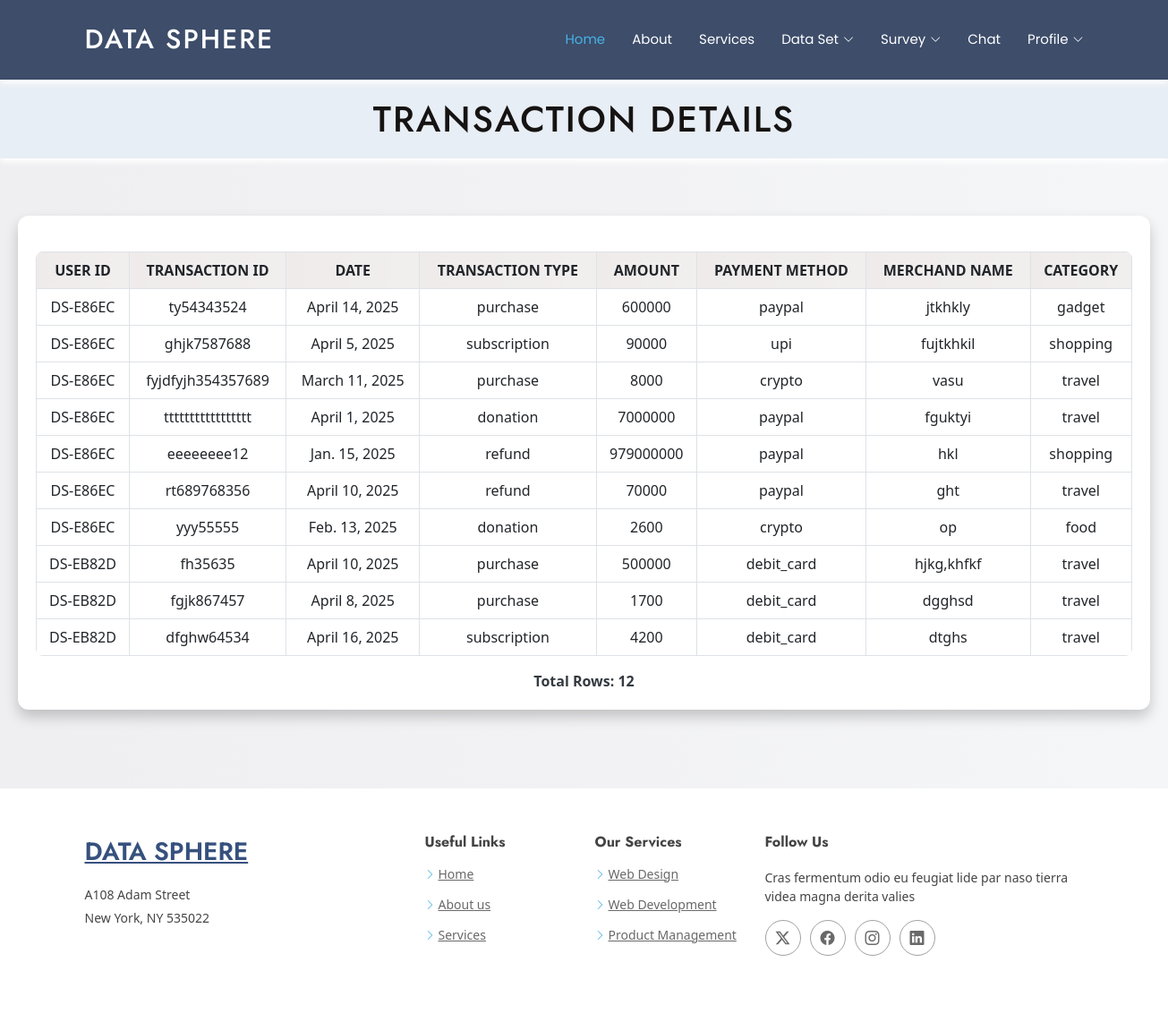
Page /buss_trans_preview on the committed database.
### Dataapp/models.py (models this page shows, shortened)
class UploadedFile(models.Model):
    file = models.FileField(upload_to='uploads/')
    transaction_id = models.CharField(max_length=100, null=True, blank=True)
    dateee = models.DateField(default=now)
    transaction_type = models.CharField(max_length=100, default="0")
    amount = models.CharField(max_length=100, default="0")
    payment_method = models.CharField(max_length=100, default="0")
    merchant_name = models.CharField(max_length=100, default="0")
    category = models.CharField(max_length=100,default=0)
    upload_date = models.DateField(default=now)
    status = models.IntegerField(default=0)
    login = models.ForeignKey(User, on_delete=models.CASCADE)

class User(models.Model):
    name=models.CharField(max_length=100)
    contact_no=models.CharField(max_length=10)
    gender=models.CharField(max_length=10)
    uniq= models.CharField(max_length=20, unique=True, editable=False)
    login=models.ForeignKey(Login,on_delete=models.CASCADE)
    state = models.CharField(max_length=100, null=True, blank=True)
    city = models.CharField(max_length=100, null=True, blank=True)
    country = models.CharField(max_length=100, null=True, blank=True)
    dob = models.DateField(null=True, blank=True)

### Dataapp/views.py (the view)
# urls.py: path('buss_trans_preview',views.buss_trans_preview,name='buss_trans_preview'),
def buss_trans_preview(request):
    users = UploadedFile.objects.all()
    total_rows = users.count()  # Calculate the total number of rows
    return render(request, 'bussiness/buss_transaction_prev.html', {'users': users, 'total_rows': total_rows})

### Dataapp/templates/bussiness/buss_transaction_prev.html (shortened to what this page needs)
{% extends "bussiness/header.html" %}
{% load static %}
{% block content %}
<!DOCTYPE html>
<html lang="en">
<head>
    <link href="https://cdn.jsdelivr.net/npm/bootstrap@5.3.0/dist/css/bootstrap.min.css" rel="stylesheet">
</head>
<body>
    <header>
        <h1>Transaction Details</h1>
    </header>
    <main>
        <br>
        <div class="table-container">
            <table class="table table-bordered table-hover">
                <thead>
                    <tr>
                        <th>User Id</th>
                        <th class="text-center">Transaction Id</th>
                        <th class="text-center">Date </th>
                        <th class="text-center">Transaction Type</th>
                        <th class="text-center">Amount </th>
                        <th class="text-center">Payment Method</th>
                        <th class="text-center">Merchand Name</th>
                        <th class="text-center">Category</th>
                    </tr>
                </thead>
                <tbody>
                    {% for user in users|slice:":10" %}
                    <tr>
                        <td>{{ user.login.uniq }}</td>
                        <td>{{ user.transaction_id }}</td>
                        <td>{{ user.dateee }}</td>
                        <td>{{ user.transaction_type }}</td>
                        <td>{{ user.amount }}</td>
                        <td>{{ user.payment_method }}</td>
                        <td>{{ user.merchant_name }}</td>
                        <td>{{ user.category }}</td>
                    </tr>
                    {% endfor %}
                </tbody>
            </table>
            <div class="text-center mt-3">
                <strong>Total Rows: {{ total_rows }}</strong>
            </div>
        </div>
    </main>
</body>
</html>
<br><br>
{% endblock %}

### Dataapp/static/user/assets/css/main.css (style rules this page uses)
:root { --default-font: "Open Sans", system-ui, -apple-system, "Segoe UI", Roboto, "Helvetica Neue", Arial, "Noto Sans", "Liberation Sans", sans-serif, "Apple Color Emoji", "Segoe UI Emoji", "Segoe UI Symbol", "Noto Color Emoji"; --heading-font: "Jost", sans-serif; --nav-font: "Poppins", sans-serif; }
:root { --background-color: #ffffff; --default-color: #444444; --heading-color: #37517e; --accent-color: #47b2e4; --surface-color: #ffffff; --contrast-color: #ffffff; }
:root { --nav-color: #ffffff; --nav-hover-color: #47b2e4; --nav-mobile-background-color: #ffffff; --nav-dropdown-background-color: #ffffff; --nav-dropdown-color: #444444; --nav-dropdown-hover-color: #47b2e4; }
:root { scroll-behavior: smooth; }
body { color: var(--default-color); background-color: var(--background-color); font-family: var(--default-font); }
h1, h2, h3, h4, h5, h6 { color: var(--heading-color); font-family: var(--heading-font); }

### Dataapp/templates/bussiness/buss_transaction_prev.html (style rules this page uses)
body { font-family: 'Segoe UI', Tahoma, Geneva, Verdana, sans-serif; margin: 0; padding: 0; background: linear-gradient(to right, #efeef0, #f5f6f8); color: #343a40; }
header { background-color: #e8eef5; color: rgb(22, 19, 19); padding: 20px; text-align: center; box-shadow: 0 4px 6px rgb(255, 255, 255); }
header h1 { margin: 0; font-size: 2.5rem; text-transform: uppercase; letter-spacing: 2px; }
main { padding: 20px; }
.table-container { margin: 20px auto; padding: 20px; background: white; border-radius: 12px; box-shadow: 0 8px 15px rgba(0, 0, 0, 0.2); }
table { width: 100%; border-collapse: collapse; margin: 20px 0; background-color: white; border-radius: 8px; overflow: hidden; }
table th, table td { padding: 15px; text-align: center; font-size: 1rem; color: white; }
table th { background: linear-gradient(to right, #efebeb, #f1eeee); color: white; font-weight: bold; text-transform: uppercase; }
table tr:nth-child(even) { background-color: #f9f9f9; }

### rows in the picture
UploadedFile: login.uniq "DS-E86EC", transaction_id "ty54343524", dateee "April 14, 2025", transaction_type "purchase", amount "600000", payment_method "paypal", merchant_name "jtkhkly", category "gadget"
UploadedFile: login.uniq "DS-E86EC", transaction_id "ghjk7587688", dateee "April 5, 2025", transaction_type "subscription", amount "90000", payment_method "upi", merchant_name "fujtkhkil", category "shopping"
UploadedFile: login.uniq "DS-E86EC", transaction_id "fyjdfyjh354357689", dateee "March 11, 2025", transaction_type "purchase", amount "8000", payment_method "crypto", merchant_name "vasu", category "travel"
UploadedFile: login.uniq "DS-E86EC", transaction_id "ttttttttttttttttt", dateee "April 1, 2025", transaction_type "donation", amount "7000000", payment_method "paypal", merchant_name "fguktyi", category "travel"
UploadedFile: login.uniq "DS-E86EC", transaction_id "eeeeeeee12", dateee "Jan. 15, 2025", transaction_type "refund", amount "979000000", payment_method "paypal", merchant_name "hkl", category "shopping"
UploadedFile: login.uniq "DS-E86EC", transaction_id "rt689768356", dateee "April 10, 2025", transaction_type "refund", amount "70000", payment_method "paypal", merchant_name "ght", category "travel"
UploadedFile: login.uniq "DS-E86EC", transaction_id "yyy55555", dateee "Feb. 13, 2025", transaction_type "donation", amount "2600", payment_method "crypto", merchant_name "op", category "food"
UploadedFile: login.uniq "DS-EB82D", transaction_id "fh35635", dateee "April 10, 2025", transaction_type "purchase", amount "500000", payment_method "debit_card", merchant_name "hjkg,khfkf", category "travel"
UploadedFile: login.uniq "DS-EB82D", transaction_id "fgjk867457", dateee "April 8, 2025", transaction_type "purchase", amount "1700", payment_method "debit_card", merchant_name "dgghsd", category "travel"
UploadedFile: login.uniq "DS-EB82D", transaction_id "dfghw64534", dateee "April 16, 2025", transaction_type "subscription", amount "4200", payment_method "debit_card", merchant_name "dtghs", category "travel"

### other values in the picture
{{ total_rows }} "12"
